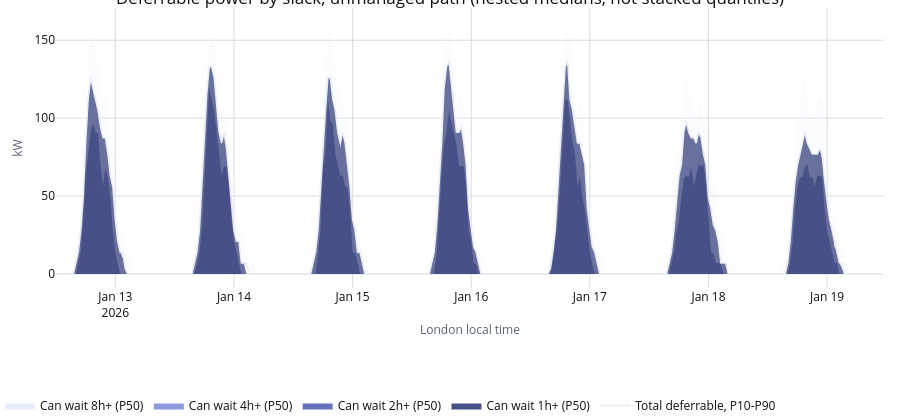

Notebook code cell kept with this figure:
### Markdown cell above
## 1. Deferrable power by slack, and time slack

`deferrable_power_bands` (contract v2 3.6d) splits the unmanaged path's flexible ceiling by
**slack**: for each plugged-in, below-target EV, its hours to expected departure minus the whole
half-hours it still needs at full power (`summaries.SLACK_BUCKETS`; a need of 0.2 h still holds
one half-hour, because the kernel dispatches in whole slots, decision 0001). An EV with negative
slack cannot reach its target in time even charging flat out from now — it sits in the `under_1h`
"must run now" bucket alongside anything genuinely under an hour of slack.

The five buckets are disjoint and add up to the total *inside every simulated week*. The
cumulative "at least N hours" rows below them are **nested subsets** of each other instead (every
EV that can wait 2 h or more can also wait 1 h or more), so their per-slot medians can never
cross: taking a subset of a world's own values can only lower or hold its median, never raise it,
so median("at least 2 h") <= median("at least 1 h") at every half-hour. That is why the chart
below can be read like a stack of nested areas without ever adding two quantiles together — the
one thing a quantile frame must never do (results contract v2 rule 3).

`time_slack_hours` is the same underlying slack, per plugged-in EV below target, with **two**
spreads (decision 0004 item 40): across EVs within one week (how unevenly slack is spread on one
night) and across weeks (how that typical EV's own slack moves week to week). Both are shown so
neither is mistaken for the other.

### Code cell
def _bucket_rows(bucket: str) -> pd.DataFrame:
    rows = base.deferrable_power_bands.query("slack_bucket == @bucket")
    return rows.sort_values("slot_index").reset_index(drop=True)


total = _bucket_rows("total")
x = total["interval_start_utc"].dt.tz_convert(LONDON)
cumulative_buckets = [f"at_least_{hours:g}h" for hours in AT_LEAST_HOURS]
# The same sequential scale the app's deferrable chart uses (ui/style.py SEQUENTIAL): it rises in
# lightness only, so "can wait longer" always reads as lighter, and it never touches teal (which
# means "the smart path did this" everywhere else).
stack_colours = [SEQUENTIAL[step][1] for step in (2, 3, 4, 5)]

deferrable_figure = go.Figure()
# Widest cumulative bucket first ("at least 8h"), so each narrower (less patient) nested area
# paints over it: legitimate because each is a subset of the one before it within every world (a
# nested-quantile fill), not a stack of independent quantiles summed together.
for bucket, colour in zip(reversed(cumulative_buckets), reversed(stack_colours), strict=True):
    rows = _bucket_rows(bucket)
    deferrable_figure.add_trace(
        go.Scatter(
            x=rows["interval_start_utc"].dt.tz_convert(LONDON),
            y=rows["p50"].round(1),
            mode="lines",
            line={"color": colour, "width": 0},
            fill="tozeroy",
            fillcolor=colour,
            name=f"Can wait {bucket.split('_')[-1]}+ (P50)",
        )
    )
band_and_line(
    deferrable_figure,
    x,
    total["p10"].round(1),
    total["p50"].round(1),
    total["p90"].round(1),
    name="Total deferrable, P10-P90",
    colour="#E9EDF3",
    width=1.5,
    band_alpha=0.2,
)
deferrable_figure.update_layout(
    title="Deferrable power by slack, unmanaged path (nested medians, not stacked quantiles)",
    xaxis_title="London local time",
    yaxis_title="kW",
)
apply_notebook_style(deferrable_figure, height=420)

### Figure 1 — Plotly figure (JSON) as saved in the notebook; plotly's stock layout.template omitted (floating-point values rounded to 4 significant figures; data arrays with more than 128 entries replaced by an {"elided": "..."} marker saying what was removed)
{"data": [{"fill": "tozeroy", "fillcolor": "#EAEEFC", "line": {"color": "#EAEEFC", "width": 0}, "mode": "lines", "name": "Can wait 8h+ (P50)", "x": {"elided": "336 str values"}, "y": {"elided": "336 float values"}, "type": "scatter"}, {"fill": "tozeroy", "fillcolor": "#8C99DD", "line": {"color": "#8C99DD", "width": 0}, "mode": "lines", "name": "Can wait 4h+ (P50)", "x": {"elided": "336 str values"}, "y": {"elided": "336 float values"}, "type": "scatter"}, {"fill": "tozeroy", "fillcolor": "#6571B8", "line": {"color": "#6571B8", "width": 0}, "mode": "lines", "name": "Can wait 2h+ (P50)", "x": {"elided": "336 str values"}, "y": {"elided": "336 float values"}, "type": "scatter"}, {"fill": "tozeroy", "fillcolor": "#475087", "line": {"color": "#475087", "width": 0}, "mode": "lines", "name": "Can wait 1h+ (P50)", "x": {"elided": "336 str values"}, "y": {"elided": "336 float values"}, "type": "scatter"}, {"hoverinfo": "skip", "legendgroup": "Total deferrable, P10-P90", "line": {"color": "#E9EDF3", "width": 0}, "mode": "lines", "name": "Total deferrable, P10-P90", "showlegend": false, "x": {"elided": "336 str values"}, "y": {"elided": "336 float values"}, "type": "scatter"}, {"fill": "tonexty", "fillcolor": "rgba(233,237,243,0.2)", "hoverinfo": "skip", "legendgroup": "Total deferrable, P10-P90", "line": {"color": "#E9EDF3", "width": 0}, "mode": "lines", "name": "Total deferrable, P10-P90", "showlegend": false, "x": {"elided": "336 str values"}, "y": {"elided": "336 float values"}, "type": "scatter"}, {"legendgroup": "Total deferrable, P10-P90", "line": {"color": "#E9EDF3", "dash": "solid", "width": 1.5}, "mode": "lines", "name": "Total deferrable, P10-P90", "showlegend": true, "x": {"elided": "336 str values"}, "y": {"elided": "336 float values"}, "type": "scatter"}], "layout": {"title": {"text": "Deferrable power by slack, unmanaged path (nested medians, not stacked quantiles)"}, "xaxis": {"title": {"text": "London local time"}}, "yaxis": {"title": {"text": "kW"}}, "margin": {"b": 132}, "height": 420, "paper_bgcolor": "#FFFFFF", "plot_bgcolor": "#FFFFFF"}}
